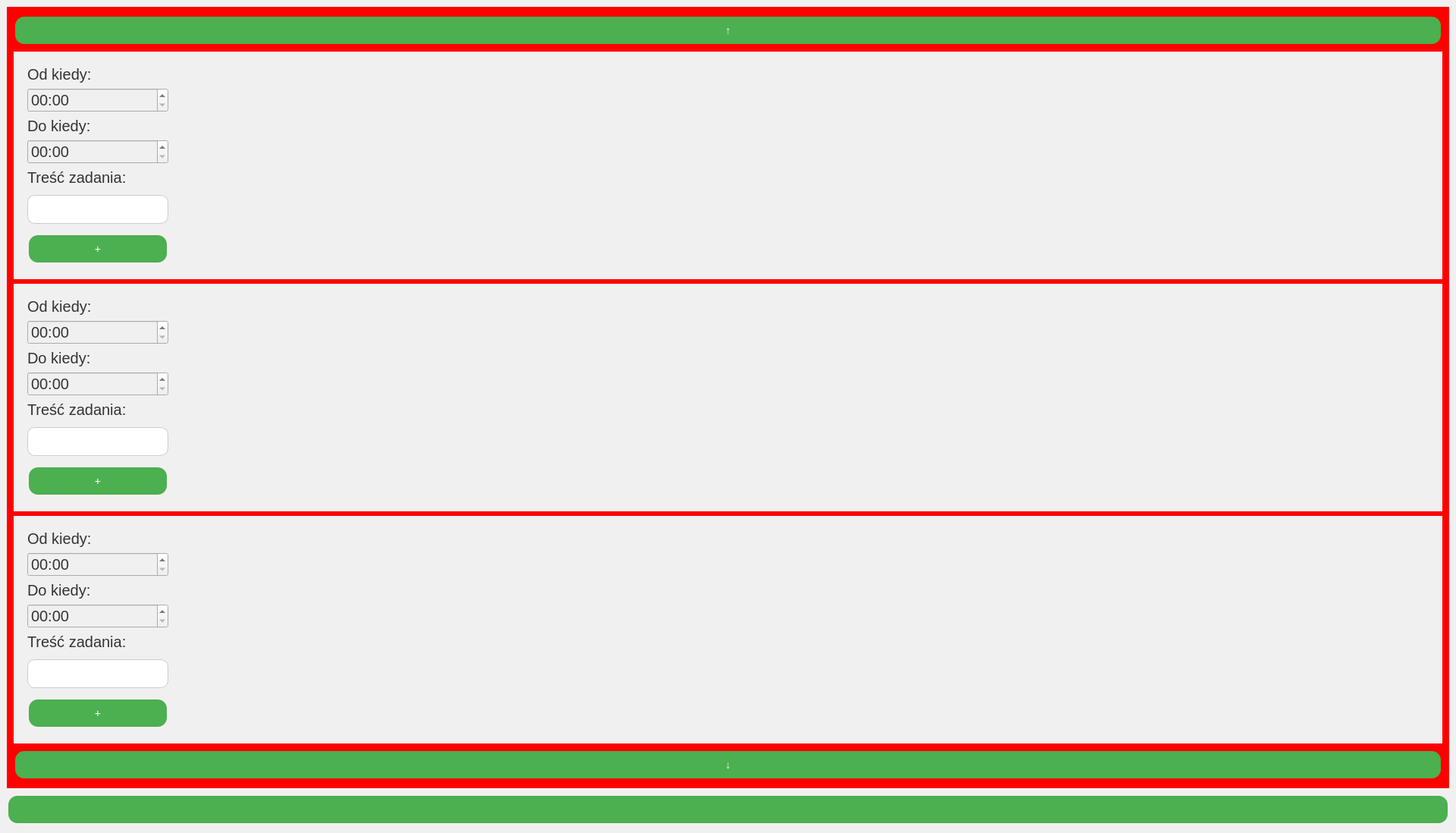
<?xml version="1.0" encoding="UTF-8"?>
<ui version="4.0">
 <class>MainWindow</class>
 <widget class="QMainWindow" name="MainWindow">
  <property name="geometry">
   <rect>
    <x>0</x>
    <y>0</y>
    <width>1920</width>
    <height>1080</height>
   </rect>
  </property>
  <property name="windowTitle">
   <string>MainWindow</string>
  </property>
  <property name="styleSheet">
   <string notr="true">
QWidget {
    background-color: #F0F0F0;
    font-family: Arial, sans-serif;
    font-size: 20px;
    color: #333333;
}


QMainWindow {
    background-color: #F0F0F0;
}

QPushButton {
    background-color: #4CAF50;
    border: none;
    color: white;
    padding: 10px 20px;
    text-align: center;
    text-decoration: none;
    font-size: 14px;
    margin: 4px 2px;
    border-radius: 12px;
}

QPushButton:hover {
    background-color: #45a049;
}

QPushButton:pressed {
    background-color: #39843c;
}


QLineEdit {
    background-color: #FFFFFF;
    border: 1px solid #CCCCCC;
    border-radius: 10px;
    padding: 5px;
    margin: 5px 0;
}

QLineEdit:focus {
    border: 1px solid #4CAF50;
}

QListWidget {
    background-color: #FFFFFF;
    border: 1px solid #CCCCCC;
    border-radius: 10px;
    padding: 5px;
    margin: 5px 0;
}

QListWidget::item {
    padding: 5px;
}

QListWidget::item:selected {
    background-color: #4CAF50;
    color: white;
}

QScrollBar:vertical {
    border: 1px solid #CCCCCC;
    background: #FFFFFF;
    width: 12px;
    margin: 22px 0 22px 0;
}

QScrollBar::handle:vertical {
    background: #4CAF50;
    min-height: 20px;
    border-radius: 5px;
}

QScrollBar::add-line:vertical {
    border: 1px solid #CCCCCC;
    background: #F0F0F0;
    height: 20px;
    subcontrol-position: bottom;
    subcontrol-origin: margin;
}

QScrollBar::sub-line:vertical {
    border: 1px solid #CCCCCC;
    background: #F0F0F0;
    height: 20px;
    subcontrol-position: top;
    subcontrol-origin: margin;
}

QScrollBar::up-arrow:vertical, QScrollBar::down-arrow:vertical {
    border: 1px solid #CCCCCC;
    width: 3px;
    height: 3px;
    background: #FFFFFF;
}

QScrollBar::add-page:vertical, QScrollBar::sub-page:vertical {
    background: none;
}
</string>
  </property>
  <widget class="QWidget" name="centralwidget">
   <layout class="QGridLayout" name="gridLayout">
    <item row="1" column="0">
     <widget class="QPushButton" name="pushButton_2">
      <property name="text">
       <string/>
      </property>
     </widget>
    </item>
    <item row="0" column="0">
     <widget class="QWidget" name="days" native="true">
      <property name="styleSheet">
       <string notr="true">#days{background-color:red;}</string>
      </property>
      <layout class="QVBoxLayout" name="verticalLayout">
       <item>
        <widget class="QPushButton" name="previousDayButton">
         <property name="text">
          <string>↑</string>
         </property>
        </widget>
       </item>
       <item>
        <widget class="QWidget" name="day1" native="true">
         <layout class="QHBoxLayout" name="day1layout">
          <item>
           <widget class="QWidget" name="addedWindow1" native="true">
            <property name="minimumSize">
             <size>
              <width>100</width>
              <height>0</height>
             </size>
            </property>
            <layout class="QGridLayout" name="gridLayout_2">
             <item row="0" column="0">
              <widget class="QLabel" name="label">
               <property name="text">
                <string>Od kiedy:</string>
               </property>
              </widget>
             </item>
             <item row="7" column="0">
              <widget class="QPushButton" name="addDayWindow1">
               <property name="sizePolicy">
                <sizepolicy hsizetype="Preferred" vsizetype="Preferred">
                 <horstretch>0</horstretch>
                 <verstretch>0</verstretch>
                </sizepolicy>
               </property>
               <property name="text">
                <string>+</string>
               </property>
              </widget>
             </item>
             <item row="2" column="0">
              <widget class="QLabel" name="label_2">
               <property name="text">
                <string>Do kiedy:</string>
               </property>
              </widget>
             </item>
             <item row="1" column="0">
              <widget class="QTimeEdit" name="timeStartWindow1">
               <property name="sizePolicy">
                <sizepolicy hsizetype="Preferred" vsizetype="Preferred">
                 <horstretch>0</horstretch>
                 <verstretch>0</verstretch>
                </sizepolicy>
               </property>
               <property name="displayFormat">
                <string>HH:mm</string>
               </property>
              </widget>
             </item>
             <item row="3" column="0">
              <widget class="QTimeEdit" name="timeEndWindow1">
               <property name="sizePolicy">
                <sizepolicy hsizetype="Preferred" vsizetype="Preferred">
                 <horstretch>0</horstretch>
                 <verstretch>0</verstretch>
                </sizepolicy>
               </property>
               <property name="displayFormat">
                <string>HH:mm</string>
               </property>
              </widget>
             </item>
             <item row="5" column="0">
              <widget class="QLineEdit" name="textWindow1">
               <property name="sizePolicy">
                <sizepolicy hsizetype="Preferred" vsizetype="Preferred">
                 <horstretch>0</horstretch>
                 <verstretch>0</verstretch>
                </sizepolicy>
               </property>
              </widget>
             </item>
             <item row="4" column="0">
              <widget class="QLabel" name="label_7">
               <property name="text">
                <string>Treść zadania:</string>
               </property>
              </widget>
             </item>
            </layout>
           </widget>
          </item>
          <item>
           <spacer name="horizontalSpacer">
            <property name="orientation">
             <enum>Qt::Horizontal</enum>
            </property>
            <property name="sizeHint" stdset="0">
             <size>
              <width>40</width>
              <height>20</height>
             </size>
            </property>
           </spacer>
          </item>
         </layout>
        </widget>
       </item>
       <item>
        <widget class="QWidget" name="day2" native="true">
         <layout class="QHBoxLayout" name="day2layout">
          <item>
           <widget class="QWidget" name="addedWindow2" native="true">
            <layout class="QGridLayout" name="gridLayout_3">
             <item row="1" column="0">
              <widget class="QTimeEdit" name="timeStartWindow2">
               <property name="sizePolicy">
                <sizepolicy hsizetype="Preferred" vsizetype="Preferred">
                 <horstretch>0</horstretch>
                 <verstretch>0</verstretch>
                </sizepolicy>
               </property>
               <property name="displayFormat">
                <string>HH:mm</string>
               </property>
              </widget>
             </item>
             <item row="6" column="0">
              <widget class="QPushButton" name="addDayWindow2">
               <property name="sizePolicy">
                <sizepolicy hsizetype="Preferred" vsizetype="Preferred">
                 <horstretch>0</horstretch>
                 <verstretch>0</verstretch>
                </sizepolicy>
               </property>
               <property name="text">
                <string>+</string>
               </property>
              </widget>
             </item>
             <item row="5" column="0">
              <widget class="QLineEdit" name="textWindow2">
               <property name="sizePolicy">
                <sizepolicy hsizetype="Preferred" vsizetype="Preferred">
                 <horstretch>0</horstretch>
                 <verstretch>0</verstretch>
                </sizepolicy>
               </property>
              </widget>
             </item>
             <item row="3" column="0">
              <widget class="QTimeEdit" name="timeEndWindow2">
               <property name="sizePolicy">
                <sizepolicy hsizetype="Preferred" vsizetype="Preferred">
                 <horstretch>0</horstretch>
                 <verstretch>0</verstretch>
                </sizepolicy>
               </property>
               <property name="displayFormat">
                <string>HH:mm</string>
               </property>
              </widget>
             </item>
             <item row="2" column="0">
              <widget class="QLabel" name="label_4">
               <property name="text">
                <string>Do kiedy:</string>
               </property>
              </widget>
             </item>
             <item row="0" column="0">
              <widget class="QLabel" name="label_3">
               <property name="text">
                <string>Od kiedy:</string>
               </property>
              </widget>
             </item>
             <item row="4" column="0">
              <widget class="QLabel" name="label_8">
               <property name="text">
                <string>Treść zadania:</string>
               </property>
              </widget>
             </item>
            </layout>
           </widget>
          </item>
          <item>
           <spacer name="horizontalSpacer_2">
            <property name="orientation">
             <enum>Qt::Horizontal</enum>
            </property>
            <property name="sizeHint" stdset="0">
             <size>
              <width>40</width>
              <height>20</height>
             </size>
            </property>
           </spacer>
          </item>
         </layout>
        </widget>
       </item>
       <item>
        <widget class="QWidget" name="day3" native="true">
         <layout class="QHBoxLayout" name="day3layout">
          <item>
           <widget class="QWidget" name="addedWindow3" native="true">
            <layout class="QGridLayout" name="gridLayout_4">
             <item row="0" column="0">
              <widget class="QLabel" name="label_5">
               <property name="text">
                <string>Od kiedy:</string>
               </property>
              </widget>
             </item>
             <item row="6" column="0">
              <widget class="QPushButton" name="addDayWindow3">
               <property name="sizePolicy">
                <sizepolicy hsizetype="Preferred" vsizetype="Preferred">
                 <horstretch>0</horstretch>
                 <verstretch>0</verstretch>
                </sizepolicy>
               </property>
               <property name="text">
                <string>+</string>
               </property>
              </widget>
             </item>
             <item row="1" column="0">
              <widget class="QTimeEdit" name="timeStartWindow3">
               <property name="sizePolicy">
                <sizepolicy hsizetype="Preferred" vsizetype="Preferred">
                 <horstretch>0</horstretch>
                 <verstretch>0</verstretch>
                </sizepolicy>
               </property>
               <property name="displayFormat">
                <string>HH:mm</string>
               </property>
              </widget>
             </item>
             <item row="2" column="0">
              <widget class="QLabel" name="label_6">
               <property name="text">
                <string>Do kiedy:</string>
               </property>
              </widget>
             </item>
             <item row="3" column="0">
              <widget class="QTimeEdit" name="timeEndWindow3">
               <property name="sizePolicy">
                <sizepolicy hsizetype="Preferred" vsizetype="Preferred">
                 <horstretch>0</horstretch>
                 <verstretch>0</verstretch>
                </sizepolicy>
               </property>
               <property name="displayFormat">
                <string>HH:mm</string>
               </property>
              </widget>
             </item>
             <item row="5" column="0">
              <widget class="QLineEdit" name="textWindow3">
               <property name="sizePolicy">
                <sizepolicy hsizetype="Preferred" vsizetype="Preferred">
                 <horstretch>0</horstretch>
                 <verstretch>0</verstretch>
                </sizepolicy>
               </property>
              </widget>
             </item>
             <item row="4" column="0">
              <widget class="QLabel" name="label_9">
               <property name="text">
                <string>Treść zadania:</string>
               </property>
              </widget>
             </item>
            </layout>
           </widget>
          </item>
          <item>
           <spacer name="horizontalSpacer_3">
            <property name="orientation">
             <enum>Qt::Horizontal</enum>
            </property>
            <property name="sizeHint" stdset="0">
             <size>
              <width>40</width>
              <height>20</height>
             </size>
            </property>
           </spacer>
          </item>
         </layout>
        </widget>
       </item>
       <item>
        <widget class="QPushButton" name="nextDatButton">
         <property name="text">
          <string>↓</string>
         </property>
        </widget>
       </item>
      </layout>
     </widget>
    </item>
   </layout>
  </widget>
 </widget>
 <resources/>
 <connections/>
</ui>
